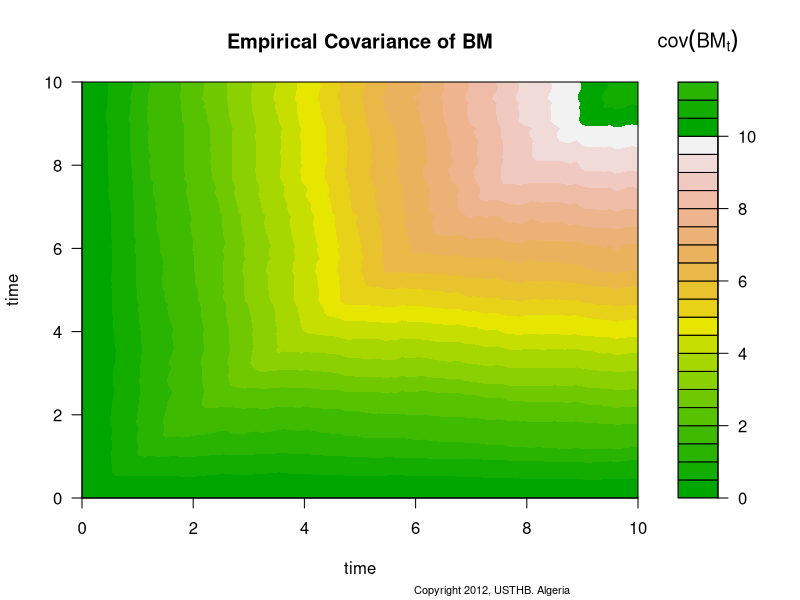

Source code (R):
## 22:45 20/03/2010
## Guidoum Arsalane(PG-PS/USTHB)
## Calculate empirical covariance of the Brownian Motion (cov(t,s)= C*min(t,s))
## N Size of process
## M Numbers of the trajectories simulated
## T final time
## C Constant (if C=1 ==> Standard Brownian Motion)

 
N = 100
M = 500
T = 10
C = 1
temps = seq(0,T,length=N)
delta.temps = T/N
TB = matrix(rnorm((N-1)*M,sd=sqrt(C*delta.temps)),nrow=M)
B = matrix(NA,ncol=N,nrow=M)
for (i in 1:M){B[i,] = c(0,cumsum(TB[i,]))}
B.cov = cov(B) 
filled.contour(temps, temps,B.cov, col = terrain.colors(20),plot.title = 
               title(main = "Empirical Covariance of BM",xlab = "time",
               ylab = "time"),key.title =title(main=bquote(cov(BM[t]))))
mtext(paste("  Copyright 2012, USTHB. Algeria"),
      side = 1, line = 4, adj = 0.6, cex = .66)
